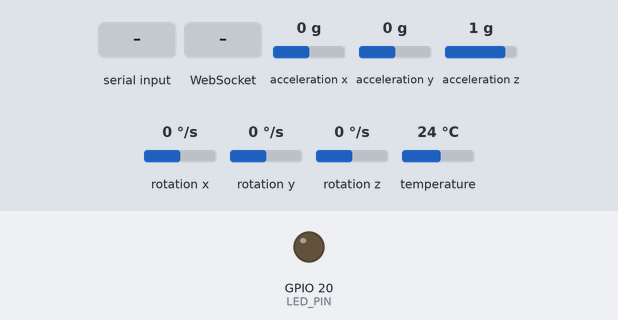
This sketch was run on a simulated ESP32-C3. Parts: output pins drawn as LEDs (lit = HIGH). The test bench sets the inputs (shaded band); at power-on: acceleration x 0 g, acceleration y 0 g, acceleration z 1 g, rotation x 0 °/s, rotation y 0 °/s, rotation z 0 °/s, temperature 24 °C. Storage starts empty; what the sketch prints to the serial monitor is not drawn.

Above: at 6.0 s.
6.1 s: "1\n" received over Serial
At 8.6 s:
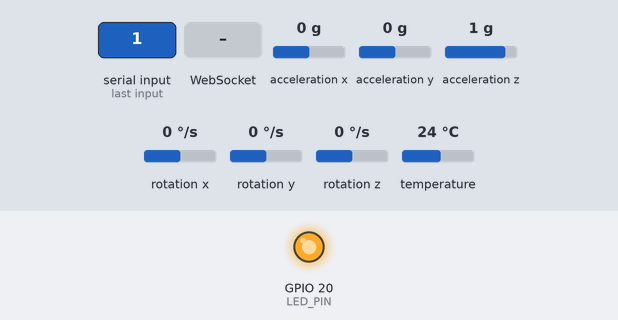
9.1 s: acceleration x set to -1.4 g
10.7 s: WebSocket text "1" received
12.2 s: acceleration y set to -1.4 g
13.8 s: acceleration z set to -1.4 g
15.4 s: rotation x set to -192 °/s
Timing chart, 0 to 18.0 s (numbered marks = the images above; inputs shaded):
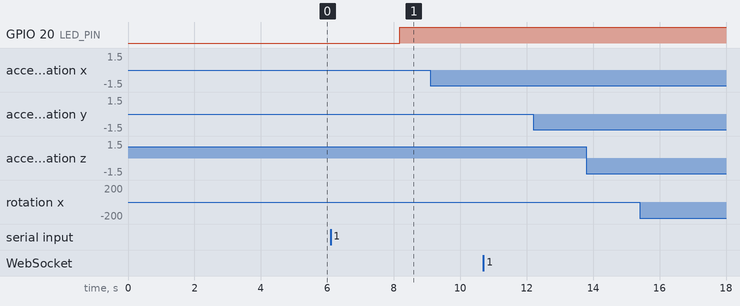

The sketch:

ESP32_Working_Code.ino
```cpp
// ESP32-C3 Dual MPU6050 on One I2C Bus (GPIO 6 = SDA, GPIO 7 = SCL)
#define CORE_DEBUG_LEVEL 0 //make sure to have core debug level in tools set to None
#include <Wire.h>
#include <MPU6050_light.h>
#include <SD.h>
#include <SPI.h>
#include <WiFi.h>
#include <WebServer.h>
#include <WebSocketsServer.h>

// #define I2C_SDA 6
// #define I2C_SCL 7
#define LED_PIN 20

#define I2C_SDA 6
#define I2C_SCL 7
//#define LED_PIN 10

// New SD Pin Configuration
#define SD_CS    2  // Chip Select
#define SD_SCK   3  // Clock
#define SD_MOSI  4  // Master Out
#define SD_MISO  5  // Master In

String folderPath = "/dog_files";
int fileCount = 0;
String newFileName;

String logFileName = "";
int logFileNumber = 0;

MPU6050 mpu(Wire);         // MPU at 0x68
MPU6050 mpu1(Wire);        // MPU at 0x69

String dogName = "unknownDog";  // default name

const char* ssid = "ESP32_DataLogger";
const char* password = "esp32log";

WebServer server(80);
WebSocketsServer webSocket(81);

bool enableLogging = true;
bool loggingToggleRequested = false;
char sensorData[24][10];
File myFile;

unsigned long startTime = 0;


void setup() {
  Serial.begin(115200);


  while (!Serial) {
    delay(10);
  }

  delay(5000);
  Serial.println("Booting...");

  pinMode(LED_PIN, OUTPUT);
  digitalWrite(LED_PIN, LOW);

  Wire.begin(I2C_SDA, I2C_SCL);

  SPI.begin(SD_SCK, SD_MISO, SD_MOSI);
  if (!SD.begin(SD_CS)) {
    Serial.println("SD init failed!");
    while (true);
  }
  Serial.println("SD init done.");

  // Create folder if missing
  if (!SD.exists(folderPath)) {
    SD.mkdir(folderPath);
    Serial.println("Created /dog_files folder.");
  }

  Serial.println("Enter dog name (or press Enter to skip):");
  while (Serial.available() == 0) { delay(100); }
  dogName = Serial.readStringUntil('\n');
  dogName.trim();
  if (dogName.length() == 0) dogName = "unknownDog";
  Serial.print("Dog name set to: "); Serial.println(dogName);

  generateNewLogFileName();
  write_csv_header_if_needed();


  //byte status = mpu.begin();
  mpu.setAddress(0x68);
  byte status = mpu.begin();  // ✅ correct usage

  Serial.print(F("MPU6050 0x68 status: ")); Serial.println(status);
  while (status != 0) delay(500);
  //Serial.print("m");
  mpu.calcOffsets(true, true);
  //Serial.print("n");
  //byte status1 = mpu1.begin(0x69);
  mpu1.setAddress(0x69);
  byte status1 = mpu1.begin();  // ✅ correct usage
  //Serial.print("o");

  Serial.print(F("MPU6050 0x69 status: ")); Serial.println(status1);
  //Serial.print("p");
  while (status1 != 0) delay(500);
  //Serial.print("q");

  mpu1.calcOffsets(true, true);

  //Serial.print("r");

  //setupWebServer();

  //Serial.print("s");
  write_csv_header_if_needed();

  //Serial.print("t");

  WiFi.softAPConfig(IPAddress(192,168,12,3), IPAddress(192,168,12,1), IPAddress(255,255,255,0));
  //Serial.print("u");
  WiFi.softAP(ssid, password);
  //Serial.print("v");

  Serial.println("Access Point started.");
  //Serial.print("w");
  Serial.println(WiFi.softAPIP());
  //Serial.print("x");
  setupWebServer();


  startTime = millis();  // record moment logging starts

}

void loop() {
  server.handleClient();
  webSocket.loop();
  static unsigned long lastLog = 0;

  if (millis() - lastLog >= 70) {
    char timeBuffer[64];
    clock_time(timeBuffer, sizeof(timeBuffer));
    mpu_dataAG(sensorData);

    Serial.print("MPU A & B data @ "); Serial.println(timeBuffer);
    for (int i = 0; i < 24; i++) {
      Serial.print(sensorData[i]); Serial.print(" ");
    }
    Serial.println();

    if (enableLogging) {
      if (write_sd_array(timeBuffer, sensorData)) Serial.println("Data written to SD");
      else Serial.println("SD write failed");
    } else {
      digitalWrite(LED_PIN, LOW);
      Serial.println("Logging paused");
    }

    if (loggingToggleRequested) {
      enableLogging = !enableLogging;
      loggingToggleRequested = false;
    }

    sendLiveDataToClient(timeBuffer, sensorData);
    lastLog = millis();
  }
}

void mpu_dataAG(char data[][10]) {
  mpu.update();
  mpu1.update();

  dtostrf(mpu.getTemp(), 6, 2, data[0]);
  dtostrf(mpu.getAccY(), 6, 2, data[1]);
  dtostrf(-mpu.getAccX(), 6, 2, data[2]);
  dtostrf(mpu.getAccZ(), 6, 2, data[3]);
  dtostrf(mpu.getGyroY(), 6, 2, data[4]);
  dtostrf(-mpu.getGyroX(), 6, 2, data[5]);
  dtostrf(mpu.getGyroZ(), 6, 2, data[6]);
  dtostrf(mpu.getAccAngleX(), 6, 2, data[7]);
  dtostrf(mpu.getAccAngleY(), 6, 2, data[8]);
  dtostrf(mpu.getAngleX(), 6, 2, data[9]);
  dtostrf(mpu.getAngleY(), 6, 2, data[10]);
  dtostrf(mpu.getAngleZ(), 6, 2, data[11]);

  dtostrf(mpu1.getTemp(), 6, 2, data[12]);
  dtostrf(mpu1.getAccY(), 6, 2, data[13]);
  dtostrf(-mpu1.getAccX(), 6, 2, data[14]);
  dtostrf(mpu1.getAccZ(), 6, 2, data[15]);
  dtostrf(mpu1.getGyroY(), 6, 2, data[16]);
  dtostrf(-mpu1.getGyroX(), 6, 2, data[17]);
  dtostrf(mpu1.getGyroZ(), 6, 2, data[18]);
  dtostrf(mpu1.getAccAngleX(), 6, 2, data[19]);
  dtostrf(mpu1.getAccAngleY(), 6, 2, data[20]);
  dtostrf(mpu1.getAngleX(), 6, 2, data[21]);
  dtostrf(mpu1.getAngleY(), 6, 2, data[22]);
  dtostrf(mpu1.getAngleZ(), 6, 2, data[23]);
}

// void clock_time(char* buffer, size_t len) {
//   unsigned long ms = millis();
//   unsigned long s = ms / 1000, m = s / 60, h = m / 60;
//   snprintf(buffer, len, "Uptime %02lu:%02lu:%02lu", h % 24, m % 60, s % 60);
// }

void clock_time(char* buffer, size_t len) {
  unsigned long ms = millis() - startTime;  // elapsed time since data logging started
  unsigned long s = ms / 1000, m = s / 60, h = m / 60;
  snprintf(buffer, len, "Uptime %02lu:%02lu:%02lu", h % 24, m % 60, s % 60);
}


bool write_sd_array(const char* timeStr, char data[][10]) {
  if (!enableLogging) return false;
  digitalWrite(LED_PIN, HIGH);

  myFile = SD.open(logFileName.c_str(), FILE_APPEND);

  //myFile = SD.open("/test.txt", FILE_APPEND);
  if (myFile) {
    myFile.print(timeStr); myFile.print(",");
    for (int i = 0; i < 24; i++) {
      myFile.print(data[i]);
      myFile.print((i == 11) ? ";" : (i < 23 ? "," : "\n"));
    }
    myFile.close();
    return true;
  }
  else {
    // Blink visibly on failure
    for (int i = 0; i < 5; i++) {  // Blink 5 times
      digitalWrite(LED_PIN, HIGH);
      delay(150);  // LED ON duration
      digitalWrite(LED_PIN, LOW);
      delay(150);  // LED OFF duration
    }
    return false;
  }
}

void write_csv_header_if_needed() {
  myFile = SD.open(logFileName.c_str(), FILE_WRITE);
  if (myFile) {
    myFile.println("Time,A_Temp,A_AccX,A_AccY,A_AccZ,A_GyroX,A_GyroY,A_GyroZ,A_AccAngX,A_AccAngY,A_AngleX,A_AngleY,A_AngleZ;B_Temp,B_AccX,B_AccY,B_AccZ,B_GyroX,B_GyroY,B_GyroZ,B_AccAngX,B_AccAngY,B_AngleX,B_AngleY,B_AngleZ");
    myFile.close();
    Serial.print("New log file created with header: ");
    Serial.println(logFileName);
  } else {
    Serial.println("Failed to create log file for header.");
  }
}


void sendLiveDataToClient(const char* timeStr, char data[][10]) {
  char liveData[512];
  snprintf(liveData, sizeof(liveData), "%s", timeStr);
  strcat(liveData, ",");
  for (int i = 0; i < 24; i++) {
    strcat(liveData, data[i]);
    if (i < 23) strcat(liveData, ",");
  }
  webSocket.broadcastTXT(liveData);
}

// void setupWebServer() {
//   server.on("/", []() {
//       server.send(200, "text/plain", "Welcome to ESP32 Data Logger!");
//     });

//   server.on("/toggleLogging", []() {
//     loggingToggleRequested = true;
//     server.send(200, "text/plain", enableLogging ? "Turning OFF..." : "Turning ON...");
//   });

//   server.on("/loggingStatus", []() {
//     server.send(200, "text/plain", enableLogging ? "on" : "off");
//   });

//   server.begin();
//   webSocket.begin();
//   webSocket.onEvent([](uint8_t num, WStype_t type, uint8_t * payload, size_t length) {
//     if (type == WStype_CONNECTED) Serial.println("WebSocket connected");
//     else if (type == WStype_DISCONNECTED) Serial.println("WebSocket disconnected");
//   });
// }
String getContentType(String filename) {
  if (filename.endsWith(".htm") || filename.endsWith(".html")) return "text/html";
  else if (filename.endsWith(".css")) return "text/css";
  else if (filename.endsWith(".js")) return "application/javascript";
  else if (filename.endsWith(".png")) return "image/png";
  else if (filename.endsWith(".jpg")) return "image/jpeg";
  else if (filename.endsWith(".ico")) return "image/x-icon";
  else if (filename.endsWith(".svg")) return "image/svg+xml";
  else if (filename.endsWith(".json")) return "application/json";
  else return "text/plain";
}


void setupWebServer() {
  server.onNotFound([]() {
    String path = server.uri();

    if (path.endsWith("/")) path += "index.html";
    Serial.print("Request for: "); Serial.println(path);

    // SD.open needs full path
    File file = SD.open("/" + path);
    if (file) {
      server.streamFile(file, getContentType(path));
      file.close();
    } else {
      server.send(404, "text/plain", "404: File Not Found");
    }
  });

  server.begin();

  webSocket.begin();
  webSocket.onEvent([](uint8_t num, WStype_t type, uint8_t * payload, size_t length) {
    if (type == WStype_CONNECTED) Serial.println("WebSocket connected");
    else if (type == WStype_DISCONNECTED) Serial.println("WebSocket disconnected");
  });
}

int countExistingLogs() {
  int count = 0;
  File dir = SD.open(folderPath.c_str());
  if (!dir || !dir.isDirectory()) {
    Serial.println("Failed to open /dog_files.");
    return 0;
  }

  File entry = dir.openNextFile();
  while (entry) {
    if (!entry.isDirectory()) count++;
    entry.close();
    entry = dir.openNextFile();
  }
  dir.close();
  return count;
}

void generateNewLogFileName() {
  logFileNumber = countExistingLogs() + 1;
  char buffer[40];
  sprintf(buffer, "/dog_files/%s_%03d.txt", dogName.c_str(), logFileNumber);
  logFileName = String(buffer);

  Serial.print("New file will be: ");
  Serial.println(logFileName);
}
```

Measured:
- after the input at 6.1 s, GPIO 20 (LED_PIN): LOW → HIGH after 2.1 s
- after the input at 9.1 s, every drawn part: stays the same
- after the input at 10.7 s, every drawn part: stays the same
- after the input at 12.2 s, every drawn part: stays the same
- after the input at 13.8 s, every drawn part: stays the same
- after the input at 15.4 s, every drawn part: stays the same
